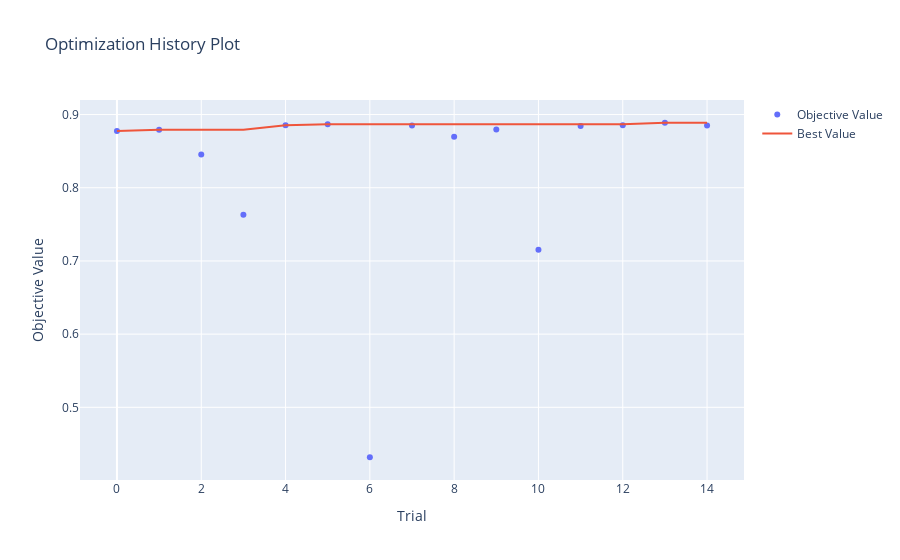
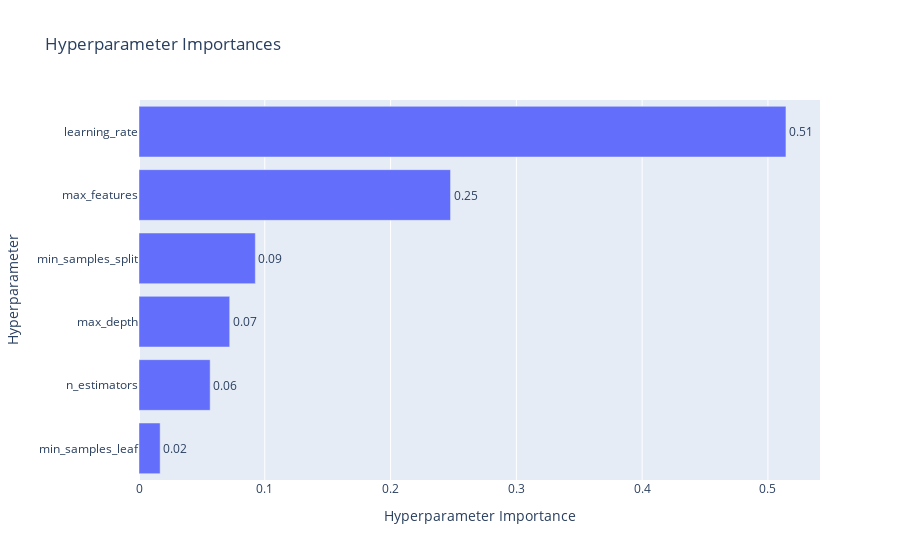

Notebook code cell kept with these figures, in order:
### Code cell
# Visualizations
vis.plot_optimization_history(study_ada).show()
vis.plot_param_importances(study_ada).show()

### Figure 1 — Plotly figure (JSON) as saved in the notebook; plotly's stock layout.template omitted (floating-point values rounded to 4 significant figures)
{"data": [{"mode": "markers", "name": "Objective Value", "x": [0, 1, 2, 3, 4, 5, 6, 7, 8, 9, 10, 11, 12, 13, 14], "y": [0.8776, 0.8793, 0.8453, 0.7629, 0.8853, 0.8869, 0.4318, 0.8851, 0.8696, 0.8794, 0.7152, 0.8843, 0.8852, 0.8888, 0.8851], "type": "scatter"}, {"mode": "lines", "name": "Best Value", "x": [0, 1, 2, 3, 4, 5, 6, 7, 8, 9, 10, 11, 12, 13, 14], "y": [0.8776, 0.8793, 0.8793, 0.8793, 0.8853, 0.8869, 0.8869, 0.8869, 0.8869, 0.8869, 0.8869, 0.8869, 0.8869, 0.8888, 0.8888], "type": "scatter"}, {"marker": {"color": "#cccccc"}, "mode": "markers", "name": "Infeasible Trial", "showlegend": false, "x": [], "y": [], "type": "scatter"}], "layout": {"title": {"text": "Optimization History Plot"}, "xaxis": {"title": {"text": "Trial"}}, "yaxis": {"title": {"text": "Objective Value"}}}}

### Figure 2 — Plotly figure (JSON) as saved in the notebook; plotly's stock layout.template omitted (floating-point values rounded to 4 significant figures)
{"data": [{"cliponaxis": false, "hovertemplate": ["min_samples_leaf (IntDistribution): 0.016816434851745103<extra></extra>", "n_estimators (IntDistribution): 0.056570561067351546<extra></extra>", "max_depth (IntDistribution): 0.07211318157539716<extra></extra>", "min_samples_split (IntDistribution): 0.09249055320223594<extra></extra>", "max_features (CategoricalDistribution): 0.24768014060777016<extra></extra>", "learning_rate (FloatDistribution): 0.5143291286955002<extra></extra>"], "name": "Objective Value", "orientation": "h", "text": ["0.02", "0.06", "0.07", "0.09", "0.25", "0.51"], "textposition": "outside", "x": [0.01682, 0.05657, 0.07211, 0.09249, 0.2477, 0.5143], "y": ["min_samples_leaf", "n_estimators", "max_depth", "min_samples_split", "max_features", "learning_rate"], "type": "bar"}], "layout": {"title": {"text": "Hyperparameter Importances"}, "xaxis": {"title": {"text": "Hyperparameter Importance"}}, "yaxis": {"title": {"text": "Hyperparameter"}}}}
